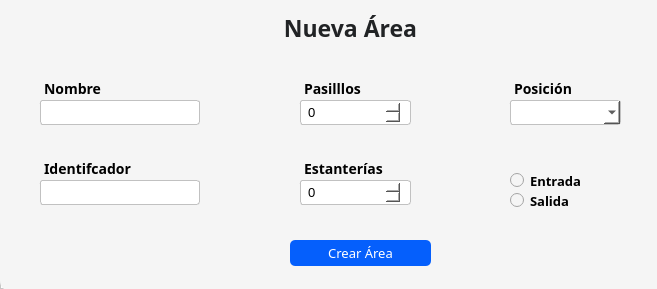
<?xml version="1.0" encoding="UTF-8"?>
<ui version="4.0">
 <class>MainWindow</class>
 <widget class="QMainWindow" name="MainWindow">
  <property name="geometry">
   <rect>
    <x>0</x>
    <y>0</y>
    <width>657</width>
    <height>289</height>
   </rect>
  </property>
  <property name="maximumSize">
   <size>
    <width>16777215</width>
    <height>300</height>
   </size>
  </property>
  <property name="windowTitle">
   <string>MainWindow</string>
  </property>
  <widget class="QWidget" name="centralwidget">
   <layout class="QVBoxLayout" name="verticalLayout">
    <property name="spacing">
     <number>0</number>
    </property>
    <property name="leftMargin">
     <number>0</number>
    </property>
    <property name="topMargin">
     <number>0</number>
    </property>
    <property name="rightMargin">
     <number>0</number>
    </property>
    <property name="bottomMargin">
     <number>0</number>
    </property>
    <item>
     <widget class="QFrame" name="frame_2">
      <property name="minimumSize">
       <size>
        <width>0</width>
        <height>0</height>
       </size>
      </property>
      <property name="maximumSize">
       <size>
        <width>16777215</width>
        <height>16777215</height>
       </size>
      </property>
      <property name="styleSheet">
       <string notr="true">background: #fff;
</string>
      </property>
      <property name="frameShape">
       <enum>QFrame::StyledPanel</enum>
      </property>
      <property name="frameShadow">
       <enum>QFrame::Raised</enum>
      </property>
      <widget class="QFrame" name="frame_3">
       <property name="geometry">
        <rect>
         <x>0</x>
         <y>0</y>
         <width>771</width>
         <height>291</height>
        </rect>
       </property>
       <property name="maximumSize">
        <size>
         <width>16777215</width>
         <height>400</height>
        </size>
       </property>
       <property name="styleSheet">
        <string notr="true">border-radius: 10px;
background-color: #f5f5f5;
</string>
       </property>
       <property name="frameShape">
        <enum>QFrame::StyledPanel</enum>
       </property>
       <property name="frameShadow">
        <enum>QFrame::Raised</enum>
       </property>
       <widget class="QLabel" name="label_3">
        <property name="geometry">
         <rect>
          <x>20</x>
          <y>10</y>
          <width>62</width>
          <height>27</height>
         </rect>
        </property>
        <property name="font">
         <font>
          <family>Roboto</family>
          <pointsize>-1</pointsize>
         </font>
        </property>
        <property name="styleSheet">
         <string notr="true">font-family: Roboto;
font-size: 14px;
margin-top:10px;
margin-left:10px


</string>
        </property>
        <property name="text">
         <string/>
        </property>
       </widget>
       <widget class="QLineEdit" name="motivo_input">
        <property name="geometry">
         <rect>
          <x>30</x>
          <y>100</y>
          <width>170</width>
          <height>25</height>
         </rect>
        </property>
        <property name="minimumSize">
         <size>
          <width>0</width>
          <height>0</height>
         </size>
        </property>
        <property name="maximumSize">
         <size>
          <width>16777215</width>
          <height>25</height>
         </size>
        </property>
        <property name="styleSheet">
         <string notr="true">QLineEdit{
background-color: #fff;
border: 0.5px solid #c1c1c1;
border-radius: 3px;
padding: 4 5px;
color: rgb(0, 0, 0);
font-family:Roboto;
font-size:13px;
font-weight: 400;
margin-left: 10px;

}
</string>
        </property>
        <property name="placeholderText">
         <string/>
        </property>
       </widget>
       <widget class="QPushButton" name="crearprod_btn">
        <property name="geometry">
         <rect>
          <x>290</x>
          <y>240</y>
          <width>141</width>
          <height>26</height>
         </rect>
        </property>
        <property name="font">
         <font>
          <family>Cairo</family>
          <pointsize>10</pointsize>
         </font>
        </property>
        <property name="cursor">
         <cursorShape>PointingHandCursor</cursorShape>
        </property>
        <property name="styleSheet">
         <string notr="true">QPushButton{
background-color: #055ffc;
color:#fff;
border-radius: 5px;
text-align:center;
}

QPushButton:hover{

}</string>
        </property>
        <property name="text">
         <string>Crear Área</string>
        </property>
       </widget>
       <widget class="QLabel" name="label_egr_ing">
        <property name="geometry">
         <rect>
          <x>30</x>
          <y>70</y>
          <width>131</width>
          <height>27</height>
         </rect>
        </property>
        <property name="font">
         <font>
          <family>Cairo</family>
          <pointsize>-1</pointsize>
          <weight>75</weight>
          <bold>true</bold>
         </font>
        </property>
        <property name="styleSheet">
         <string notr="true">font-size: 14px;
margin-top:10px;
margin-left:10px

</string>
        </property>
        <property name="text">
         <string>Nombre</string>
        </property>
       </widget>
       <widget class="QLabel" name="label_egr_ing_2">
        <property name="geometry">
         <rect>
          <x>30</x>
          <y>150</y>
          <width>131</width>
          <height>27</height>
         </rect>
        </property>
        <property name="font">
         <font>
          <family>Cairo</family>
          <pointsize>-1</pointsize>
          <weight>75</weight>
          <bold>true</bold>
         </font>
        </property>
        <property name="styleSheet">
         <string notr="true">
font-size: 14px;
margin-top:10px;
margin-left:10px

</string>
        </property>
        <property name="text">
         <string>Identifcador</string>
        </property>
       </widget>
       <widget class="QLineEdit" name="motivo_input_2">
        <property name="geometry">
         <rect>
          <x>30</x>
          <y>180</y>
          <width>170</width>
          <height>25</height>
         </rect>
        </property>
        <property name="minimumSize">
         <size>
          <width>0</width>
          <height>0</height>
         </size>
        </property>
        <property name="maximumSize">
         <size>
          <width>16777215</width>
          <height>25</height>
         </size>
        </property>
        <property name="styleSheet">
         <string notr="true">QLineEdit{
background-color: #fff;
border: 0.5px solid #c1c1c1;
border-radius: 3px;
padding: 4 5px;
color: rgb(0, 0, 0);
font-family:Roboto;
font-size:13px;
font-weight: 400;
margin-left: 10px;

}
</string>
        </property>
        <property name="placeholderText">
         <string/>
        </property>
       </widget>
       <widget class="QLabel" name="label_pasillos">
        <property name="geometry">
         <rect>
          <x>290</x>
          <y>70</y>
          <width>131</width>
          <height>27</height>
         </rect>
        </property>
        <property name="font">
         <font>
          <family>Cairo</family>
          <pointsize>-1</pointsize>
          <weight>75</weight>
          <bold>true</bold>
         </font>
        </property>
        <property name="styleSheet">
         <string notr="true">
font-size: 14px;
margin-top:10px;
margin-left:10px

</string>
        </property>
        <property name="text">
         <string>Pasilllos</string>
        </property>
       </widget>
       <widget class="QLabel" name="label_pasillos_2">
        <property name="geometry">
         <rect>
          <x>290</x>
          <y>150</y>
          <width>131</width>
          <height>27</height>
         </rect>
        </property>
        <property name="font">
         <font>
          <family>Cairo</family>
          <pointsize>-1</pointsize>
          <weight>75</weight>
          <bold>true</bold>
         </font>
        </property>
        <property name="styleSheet">
         <string notr="true">
font-size: 14px;
margin-top:10px;
margin-left:10px

</string>
        </property>
        <property name="text">
         <string>Estanterías</string>
        </property>
       </widget>
       <widget class="QSpinBox" name="segmentos_num">
        <property name="geometry">
         <rect>
          <x>290</x>
          <y>180</y>
          <width>121</width>
          <height>25</height>
         </rect>
        </property>
        <property name="styleSheet">
         <string notr="true">background-color: #fff;
border-radius: 3px;
padding: 4 5px;
color: rgb(0, 0, 0);
border: 0.5px solid #c1c1c1;

font-size:13px;
font-weight: 400;
margin-left: 10px;
</string>
        </property>
        <property name="minimum">
         <number>0</number>
        </property>
        <property name="maximum">
         <number>999</number>
        </property>
       </widget>
       <widget class="QSpinBox" name="pasillos_num">
        <property name="geometry">
         <rect>
          <x>290</x>
          <y>100</y>
          <width>121</width>
          <height>25</height>
         </rect>
        </property>
        <property name="styleSheet">
         <string notr="true">background-color: #fff;
border-radius: 3px;
padding: 4 5px;
color: rgb(0, 0, 0);
border: 0.5px solid #c1c1c1;
font-size:13px;
font-weight: 400;
margin-left: 10px;
</string>
        </property>
        <property name="maximum">
         <number>999</number>
        </property>
       </widget>
       <widget class="QComboBox" name="comboBox">
        <property name="geometry">
         <rect>
          <x>500</x>
          <y>100</y>
          <width>121</width>
          <height>25</height>
         </rect>
        </property>
        <property name="styleSheet">
         <string notr="true">background-color: #fff;
border-radius: 3px;
padding: 4 5px;
color: rgb(0, 0, 0);
border: 0.5px solid #c1c1c1;
font-size:13px;
font-weight: 400;
margin-left: 10px;
</string>
        </property>
       </widget>
       <widget class="QLabel" name="label_pasillos_3">
        <property name="geometry">
         <rect>
          <x>500</x>
          <y>70</y>
          <width>131</width>
          <height>27</height>
         </rect>
        </property>
        <property name="font">
         <font>
          <family>Cairo</family>
          <pointsize>-1</pointsize>
          <weight>75</weight>
          <bold>true</bold>
         </font>
        </property>
        <property name="styleSheet">
         <string notr="true">
font-size: 14px;
margin-top:10px;
margin-left:10px

</string>
        </property>
        <property name="text">
         <string>Posición</string>
        </property>
       </widget>
       <widget class="QRadioButton" name="radioButton">
        <property name="geometry">
         <rect>
          <x>510</x>
          <y>170</y>
          <width>82</width>
          <height>21</height>
         </rect>
        </property>
        <property name="font">
         <font>
          <family>Cairo</family>
          <pointsize>10</pointsize>
          <weight>75</weight>
          <bold>true</bold>
         </font>
        </property>
        <property name="text">
         <string>Entrada</string>
        </property>
        <property name="iconSize">
         <size>
          <width>25</width>
          <height>24</height>
         </size>
        </property>
        <property name="checkable">
         <bool>true</bool>
        </property>
        <property name="checked">
         <bool>false</bool>
        </property>
       </widget>
       <widget class="QRadioButton" name="radioButton_2">
        <property name="geometry">
         <rect>
          <x>510</x>
          <y>190</y>
          <width>82</width>
          <height>21</height>
         </rect>
        </property>
        <property name="font">
         <font>
          <family>Cairo</family>
          <pointsize>10</pointsize>
          <weight>75</weight>
          <bold>true</bold>
         </font>
        </property>
        <property name="text">
         <string>Salida</string>
        </property>
        <property name="autoExclusive">
         <bool>false</bool>
        </property>
       </widget>
       <widget class="QLabel" name="label_5">
        <property name="geometry">
         <rect>
          <x>-20</x>
          <y>0</y>
          <width>741</width>
          <height>61</height>
         </rect>
        </property>
        <property name="font">
         <font>
          <family>Cairo</family>
          <pointsize>17</pointsize>
          <weight>75</weight>
          <bold>true</bold>
         </font>
        </property>
        <property name="styleSheet">
         <string notr="true">color: #212325;
margin-bottom: 5px</string>
        </property>
        <property name="text">
         <string>Nueva Área</string>
        </property>
        <property name="alignment">
         <set>Qt::AlignCenter</set>
        </property>
       </widget>
      </widget>
     </widget>
    </item>
   </layout>
  </widget>
 </widget>
 <resources>
  <include location="img/img.qrc"/>
 </resources>
 <connections/>
</ui>
